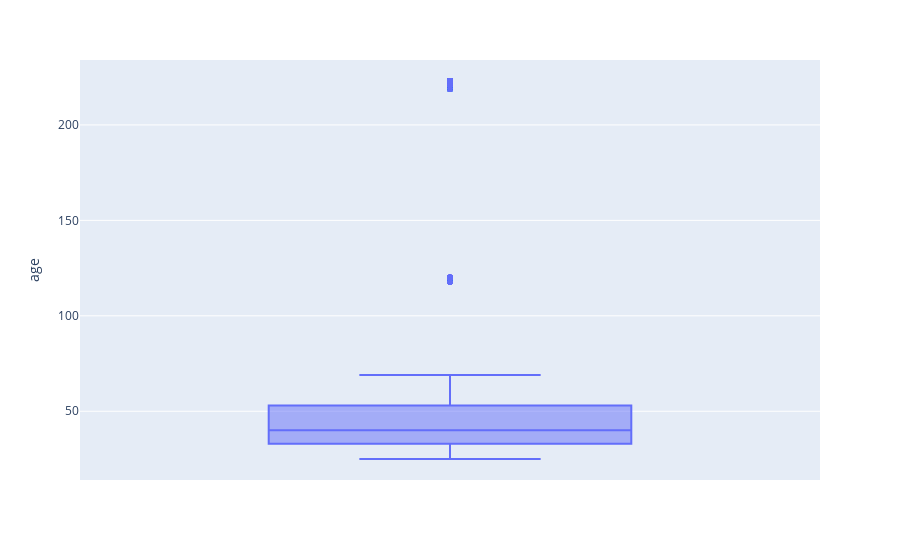

Notebook source saved alongside this figure:
### Code cell
import plotly.express as px
fig = px.box(df, y="age")

fig.show()

### Figure 1 — Plotly figure (JSON) as saved in the notebook; plotly's stock layout.template omitted (floating-point values rounded to 4 significant figures; data arrays with more than 128 entries replaced by an {"elided": "..."} marker saying what was removed)
{"data": [{"alignmentgroup": "True", "hovertemplate": "age=%{y}<extra></extra>", "legendgroup": "", "marker": {"color": "#636efa"}, "name": "", "notched": false, "offsetgroup": "", "orientation": "v", "showlegend": false, "type": "box", "x0": " ", "xaxis": "x", "y": {"elided": "19991 int values"}, "y0": " ", "yaxis": "y"}], "layout": {"boxmode": "group", "legend": {"tracegroupgap": 0}, "margin": {"t": 60}, "xaxis": {"anchor": "y", "domain": [0, 1]}, "yaxis": {"anchor": "x", "domain": [0, 1], "title": {"text": "age"}}}}
